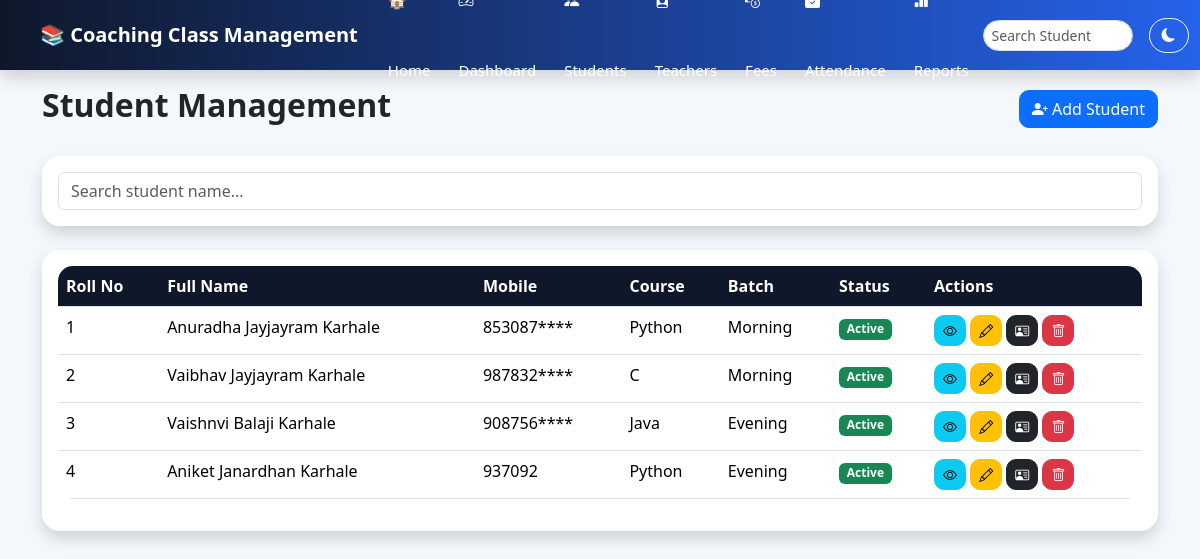
Before: /students with the older database file.
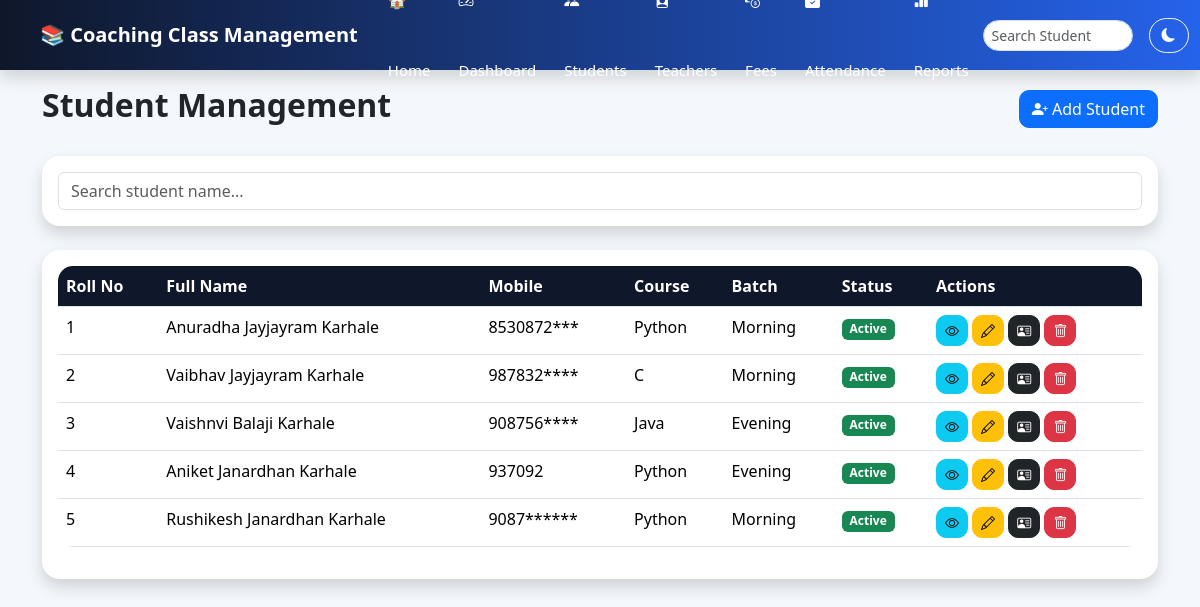
After: the same page with the newer database file.
### tables this page shows
CREATE TABLE students(

        id INTEGER PRIMARY KEY AUTOINCREMENT,
        roll_no TEXT UNIQUE,
        name TEXT,
        father_name TEXT,
        surname TEXT,
        mobile TEXT,
        course TEXT,
        batch TEXT,
        address TEXT,
        admission_date TEXT,
        status TEXT

    );

### app.py (the view)
@app.route("/students")
def students():
    search = request.args.get("search")
    conn = get_connection()
    if search:
        students = conn.execute("""
        SELECT *
        FROM students
        WHERE name LIKE ?
        OR mobile LIKE ?
        OR course LIKE ?
        ORDER BY id ASC
        """,
        (
            "%"+search+"%",
            "%"+search+"%",
            "%"+search+"%"
        )).fetchall()
    else:
        students = conn.execute("""
        SELECT *
        FROM students
        ORDER BY id ASC
        """).fetchall()
    conn.close()
    return render_template(
        "students.html",
        students=students
    )

### db.py (called while the page is built)
def get_connection():
    conn = sqlite3.connect(DATABASE)
    conn.row_factory = sqlite3.Row
    return conn

### templates/students.html (shortened to what this page needs)
{% extends "base.html" %}
{% block content %}
<div class="d-flex justify-content-between align-items-center mb-4">
    <h2 class="fw-bold">
        Student Management
    </h2>
    <a href="/add_student" class="btn btn-primary">
    <i class="bi bi-person-plus-fill"></i>
    Add Student
    </a>
</div>
<div class="card shadow p-3 mb-4">
    <input
        type="text"
        id="search"
        class="form-control"
        placeholder="Search student name..."
    >
</div>
<div class="card shadow p-3">
<table class="table table-hover" id="studentTable">
<thead>
<tr>
<th>Roll No</th>
<th>Full Name</th>
<th>Mobile</th>
<th>Course</th>
<th>Batch</th>
<th>Status</th>
<th>Actions</th>
</tr>
</thead>
<tbody>
{% for s in students %}
<tr>
<td>{{ s.roll_no }}</td>
<td>
    {{ s.name}}
    {{ s.father_name }}  {{s.surname}}
</td>
<td>{{ s.mobile }}</td>
<td>{{ s.course }}</td>
<td>{{ s.batch }}</td>
<td>
{% if s.status == "Active" %}
<span class="badge bg-success">
Active
</span>
{% else %}
<span class="badge bg-danger">
Inactive
</span>
{% endif %}
</td>
<td>
    <a href="/view_student/{{ s.id }}" class="btn btn-info btn-sm">
        <i class="bi bi-eye"></i>
    </a>
    <a href="/edit_student/{{ s.id }}" class="btn btn-warning btn-sm">
        <i class="bi bi-pencil"></i>
    </a>
    <a href="/student_id_card/{{ s.id }}" class="btn btn-dark btn-sm">
        <i class="bi bi-person-vcard"></i>
    </a>
    <a href="/delete_student/{{ s.id }}"
       class="btn btn-danger btn-sm"
       onclick="return confirm('Delete student?')">
        <i class="bi bi-trash"></i>
    </a>
</td>
</tr>
{% endfor %}
</tbody>
</table>
</div>
{% endblock %}

### templates/base.html (shortened to what this page needs)
<!DOCTYPE html>
<html lang="en">
<head>
    <link href="https://cdn.jsdelivr.net/npm/bootstrap@5.3.3/dist/css/bootstrap.min.css" rel="stylesheet">
    <link href="https://cdn.jsdelivr.net/npm/bootstrap-icons@1.11.3/font/bootstrap-icons.css" rel="stylesheet">
    <link rel="stylesheet" href="{{ url_for('static', filename='style.css') }}">
</head>
<body>
<nav class="navbar navbar-expand-lg navbar-dark bg-primary shadow sticky-top">
    <div class="container-fluid">
        <a class="navbar-brand fw-bold" href="/">
            📚 Coaching Class Management
        </a>
        <div class="collapse navbar-collapse" id="navbarNav">
            <ul class="navbar-nav me-auto">
               <li class="nav-item">
                    <a class="nav-link" href="/">
                    </a>
                </li>
                <li class="nav-item">
                    <a class="nav-link" href="/dashboard">
                        <i class="bi bi-speedometer2"></i> Dashboard
                    </a>
                </li>
                <li class="nav-item">
                    <a class="nav-link" href="/students">
                        <i class="bi bi-people-fill"></i> Students
                    </a>
                </li>
                <li class="nav-item">
                    <a class="nav-link" href="/teachers">
                        <i class="bi bi-person-badge-fill"></i> Teachers
                    </a>
                </li>
                <li class="nav-item">
                    <a class="nav-link" href="/fees">
                        <i class="bi bi-cash-coin"></i> Fees
                    </a>
                </li>
                <li class="nav-item">
                    <a class="nav-link" href="/attendance">
                        <i class="bi bi-calendar-check-fill"></i> Attendance
                    </a>
                </li>
                <li class="nav-item">
                    <a class="nav-link" href="/reports">
                        <i class="bi bi-bar-chart-fill"></i> Reports
                    </a>
                </li>
            </ul>
            <form class="d-flex me-3" action="/students" method="GET">
                <input class="form-control form-control-sm"
                       type="search"
                       name="search"
                       placeholder="Search Student">
            </form>
            <button class="btn btn-outline-light btn-sm me-2"
                    onclick="darkMode()">
                <i class="bi bi-moon-fill"></i>
            </button>
        </div>
    </div>
</nav>
<div class="container mt-3">
{% block content %}
{% endblock %}
</div>
</body>
</html>

### static/style.css (style rules this page uses)
* { margin:0; padding:0; box-sizing:border-box; }
body { background:#f4f7fb; font-family:'Segoe UI',sans-serif; }
.navbar { background:linear-gradient(90deg,#0f172a,#2563eb); min-height:70px; height:70px; padding:0 15px !important; }
.navbar-brand { font-weight:bold; font-size:20px; padding:0; }
.navbar .nav-link { color:white !important; margin:0 6px; padding:0 8px !important; line-height:70px; font-size:15px; font-weight:500; transition:.3s; }
.navbar .form-control { width:150px; border-radius:20px; }
.navbar .btn { border-radius:20px; padding:6px 12px; }
.container-fluid { padding-left:25px; padding-right:25px; }
.card { border:none; border-radius:18px; box-shadow: 0 10px 25px rgba(0,0,0,0.08); transition:.3s; }
.btn { border-radius:10px; }
.table { background:white; border-radius:15px; overflow:hidden; }
.table th { background:#0f172a; color:white; }

Changed rows visible on the page:
changed students "Anuradha": mobile "853087****" → "8530872***"
added students: roll_no "5", name "Rushikesh", father_name "Janardhan", surname "Karhale", mobile "9087******", course "Python", batch "Morning", status "Active"
